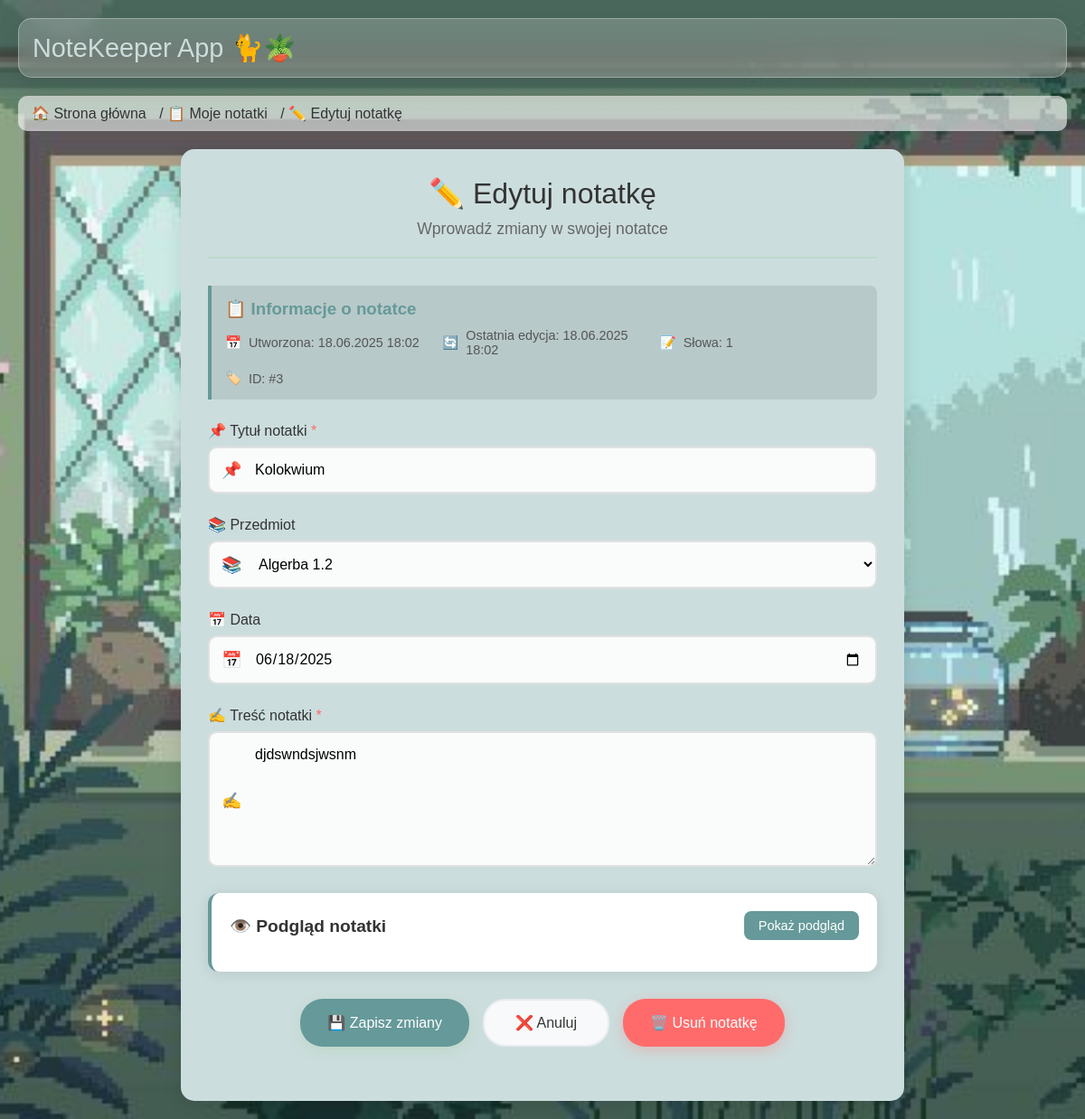
The page /notatki/edytuj/3/ (signed in) on the database its author committed.
### notatki/models.py (models this page shows, shortened)
class Notatka(models.Model):
    tytul = models.CharField(max_length=200)
    przedmiot = models.CharField(max_length=100, default="Brak")
    data = models.DateField(default=timezone.now)
    tresc = models.TextField()
    autor = models.ForeignKey(User, on_delete=models.CASCADE)
    data_utworzenia = models.DateTimeField(auto_now_add=True)
    data_modyfikacji = models.DateTimeField(auto_now=True)
    class Meta:
        verbose_name = "Notatka"
        verbose_name_plural = "Notatki"
        ordering = ['-data']  # Sortowanie od najnowszych

### notatki/views.py (the view, shortened to what this page needs)
# urls.py: path('edytuj/<int:notatka_id>/', views.edytuj_notatke, name= 'edytuj_notatke'),
@login_required
def edytuj_notatke(request, notatka_id):
    notatka = get_object_or_404(Notatka, id=notatka_id, autor=request.user)
    przedmioty = Notatka.objects.filter(
        autor=request.user,
        przedmiot__isnull=False
    ).exclude(przedmiot='').values_list('przedmiot', flat=True).distinct()
    context = {
        'notatka': notatka,
        'przedmioty': przedmioty,
    }
    return render(request, 'notatki/edytuj_notatke.html', context)

### notatki/templates/notatki/edytuj_notatke.html (shortened to what this page needs)
<!DOCTYPE html>
<html>
<head>
</head>
<body>
    <div class="header">
        <h1>NoteKeeper App 🐈🪴</h1>
    </div>
    <div class="breadcrumb">
        <a href="{% url 'lista_notatek' %}">🏠 Strona główna</a>
        <span>/</span>
        <a href="{% url 'moje_notatki' %}">📋 Moje notatki</a>
        <span>/ ✏️ Edytuj notatkę</span>
    </div>
    <div class="edit-container">
        <div class="form-header">
            <h1>✏️ Edytuj notatkę</h1>
            <p>Wprowadź zmiany w swojej notatce</p>
        </div>
        <div class="note-info">
            <h3>📋 Informacje o notatce</h3>
            <div class="note-info-grid">
                <div class="info-item">
                    <span>📅</span>
                    <span>Utworzona: {{ notatka.data_utworzenia|date:"d.m.Y H:i" }}</span>
                </div>
                <div class="info-item">
                    <span>🔄</span>
                    <span>Ostatnia edycja: {{ notatka.data_modyfikacji|date:"d.m.Y H:i"|default:"Nigdy" }}</span>
                </div>
                <div class="info-item">
                    <span>📝</span>
                    <span>Słowa: <span id="wordCount">{{ notatka.tresc|wordcount }}</span></span>
                </div>
                <div class="info-item">
                    <span>🏷️</span>
                    <span>ID: #{{ notatka.id }}</span>
                </div>
            </div>
        </div>
        <form method="post" class="edit-form" id="editForm">
            <div class="form-group">
                <label>📌 Tytuł notatki <span class="required">*</span></label>
                <div class="form-icon" data-icon="📌">
                    <input type="text" name="tytul" value="{{ notatka.tytul }}" required maxlength="200">
                </div>
            </div>
            <div class="form-group">
                <label>📚 Przedmiot</label>
                <div class="form-icon" data-icon="📚">
                    <select name="przedmiot" id="subject-select">
                        {% for przedmiot in przedmioty %}
                        <option value="{{ przedmiot }}"
                                {% if notatka.przedmiot == przedmiot %}selected{% endif %}>
                            {{ przedmiot|title }}
                        </option>
                        {% endfor %}
                    </select>
                </div>
            </div>
            <div class="form-group">
                <label>📅 Data</label>
                <div class="form-icon" data-icon="📅">
                    <input type="date" name="data" value="{{ notatka.data|date:'Y-m-d' }}">
                </div>
            </div>
            <div class="form-group">
                <label>✍️ Treść notatki <span class="required">*</span></label>
                <div class="form-icon" data-icon="✍️">
                    <textarea name="tresc" required placeholder="Wprowadź treść swojej notatki...">{{ notatka.tresc }}</textarea>
                </div>
            </div>
            <div class="preview-section">
                <div class="preview-header">
                    <span class="preview-title">👁️ Podgląd notatki</span>
                    <button type="button" class="preview-toggle" onclick="togglePreview()">
                        Pokaż podgląd
                    </button>
                </div>
            </div>
            <div class="form-actions">
                <button type="submit" class="btn btn-primary">
                    💾 Zapisz zmiany
                </button>
                <a href="{% url 'moje_notatki' %}" class="btn btn-secondary">
                    ❌ Anuluj
                </a>
                <a href="{% url 'usun_notatke' notatka.id %}" class="btn btn-danger"
                    onclick="return confirm('Czy na pewno chcesz usunąć tę notatkę? Tej operacji nie można cofnąć.')">
                    🗑️ Usuń notatkę
                </a>
</div>
        </form>
    </div>
</body>
</html>

### notatki/templates/notatki/edytuj_notatke.html (style rules this page uses)
* { margin: 0; padding: 0; box-sizing: border-box; }
body { font-family: Arial, sans-serif; background-image: url('/static/images/forms.jpeg'); background-size: cover; background-position: center; background-repeat: no-repeat; background-attachment: fixed; min-height: 100vh; padding: 20px; }
.header { display: flex; justify-content: space-between; align-items: center; margin-bottom: 20px; background: rgba(255, 255, 255, 0.2); backdrop-filter: blur(15px); padding: 15px; border-radius: 15px; box-shadow: 0 8px 32px rgba(0,0,0,0.1); border: 1px solid rgba(255, 255, 255, 0.3); }
.header h1 { color: #ccdddd; margin: 0; font-size: 1.8em; font-weight: 500; }
.breadcrumb { background: rgba(255, 255, 255, 0.6); padding: 10px 15px; border-radius: 10px; margin-bottom: 20px; }
.breadcrumb a { color: #333; text-decoration: none; margin-right: 10px; }
.breadcrumb span { color: #333; }
.edit-container { max-width: 800px; margin: 0 auto; background: #ccdddd; border-radius: 15px; padding: 30px; box-shadow: 0 4px 20px rgba(0,0,0,0.1); }
.form-header { text-align: center; margin-bottom: 30px; padding-bottom: 20px; border-bottom: 2px solid rgba(153, 204, 153, 0.3); }
.form-header h1 { color: #333; font-size: 2em; font-weight: 500; margin-bottom: 10px; }
.form-header p { color: #666; font-size: 1.1em; }
.note-info { background: #b8c9c9; border-left: 4px solid #669999; padding: 15px; margin-bottom: 25px; border-radius: 0 8px 8px 0; }
.note-info h3 { color: #669999; margin-bottom: 10px; }
.note-info-grid { display: grid; grid-template-columns: repeat(auto-fit, minmax(200px, 1fr)); gap: 15px; }
.info-item { display: flex; align-items: center; gap: 8px; color: #555; font-size: 0.9em; }
.edit-form { margin-bottom: 30px; }
.form-group { margin-bottom: 25px; }
.form-group label { display: block; margin-bottom: 8px; color: #333; font-weight: 500; font-size: 16px; }
.required { color: #ff6b6b; }
.form-group input, .form-group select, .form-group textarea { width: 100%; padding: 15px; border: 2px solid #e1e1e1; border-radius: 10px; font-size: 16px; transition: all 0.3s ease; background: rgba(255, 255, 255, 0.9); font-family: Arial, sans-serif; }
.form-group textarea { min-height: 150px; resize: vertical; }
.form-icon { position: relative; }
.form-icon::before { content: attr(data-icon); position: absolute; left: 15px; top: 50%; transform: translateY(-50%); font-size: 18px; color: #99cc99; pointer-events: none; z-index: 1; }
.form-icon input, .form-icon select, .form-icon textarea { padding-left: 50px; }
.preview-section { background: white; border-radius: 12px; padding: 20px; margin-bottom: 30px; border-left: 4px solid #669999; box-shadow: 0 2px 15px rgba(0,0,0,0.1); }
.preview-header { display: flex; justify-content: space-between; align-items: center; margin-bottom: 15px; }
.preview-title { color: #333; font-size: 1.2em; font-weight: 600; }
.preview-toggle { background: #669999; color: white; border: none; padding: 8px 16px; border-radius: 8px; cursor: pointer; font-size: 0.9em; }
.form-actions { display: flex; gap: 15px; justify-content: center; flex-wrap: wrap; }
.btn { padding: 15px 30px; border: none; border-radius: 25px; font-size: 16px; font-weight: 500; cursor: pointer; transition: all 0.3s ease; text-decoration: none; text-align: center; display: inline-flex; align-items: center; gap: 8px; min-width: 140px; justify-content: center; }
.btn-primary { background: #669999; color: white; box-shadow: 0 4px 15px rgba(153, 204, 153, 0.3); }
.btn-secondary { background: #f8f9fa; color: #333; border: 2px solid #e9ecef; }
.btn-danger { background: #ff6b6b; color: white; box-shadow: 0 4px 15px rgba(255, 107, 107, 0.3); }

### rows shown on the page
Notatka: data_utworzenia "18.06.2025 18:02", data_modyfikacji "18.06.2025 18:02", tresc "1", id "3", tytul "Kolokwium", przedmiot "Algerba 1.2", data "06/18/2025", tresc "djdswndsjwsnm"
